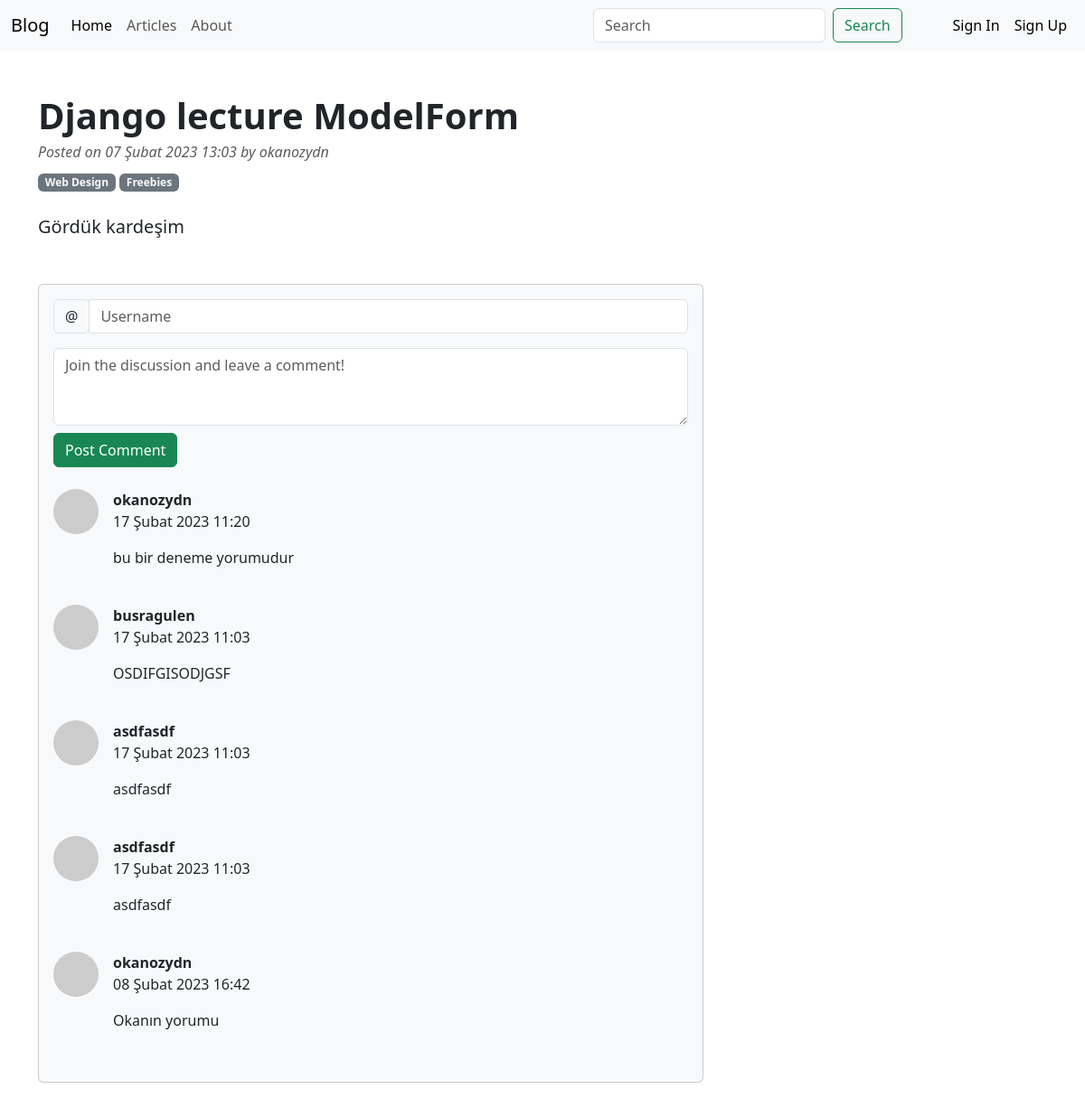
/articles/article/3, run on the app's committed database.
### article/models.py (models this page shows, shortened)
class Article(models.Model):
    author = models.ForeignKey("auth.User",on_delete= models.CASCADE,verbose_name="Author")
    title = models.CharField(max_length = 50,verbose_name="Title")
    content = RichTextField()
    created_date = models.DateTimeField(auto_now_add=True)
    articleImage = models.FileField(blank=True,null=True,verbose_name="Add Image to Article")
    class Meta:
        ordering = ['-created_date']

class Comment(models.Model):
    article = models.ForeignKey(Article,on_delete=models.CASCADE,verbose_name="Article",related_name="comments")
    commentAuthor = models.CharField(max_length=20,verbose_name="Author")
    commentContent = models.CharField(max_length=200,verbose_name="Comment")
    commentDate = models.DateTimeField(auto_now_add=True)
    class Meta:
        ordering = ['-commentDate']

### article/views.py (the view)
# urls.py: path("article/<int:id>",detailView,name="detail"),
def detailView(request,id):
    article = get_object_or_404(Article,id = id)
    comments = article.comments.all()
    context = {
        "article":article,
        "comments":comments
    }
    return render(request, "detail.html",context)

### templates/detail.html (shortened to what this page needs)
{% extends "layout.html" %}
{% block content %}
        <div class="container mt-5">
            <div class="row">
                <div class="col-lg-8">
                    <article>
                        <header class="mb-4">
                            <h1 class="fw-bolder mb-1">{{article.title}}</h1>
                            <div class="text-muted fst-italic mb-2">Posted on {{article.created_date}} by {{article.author.username}}</div>
                            <a class="badge bg-secondary text-decoration-none link-light" href="#!">Web Design</a>
                            <a class="badge bg-secondary text-decoration-none link-light" href="#!">Freebies</a>
                        </header>
                        <section class="mb-5">
                            <p class="fs-5 mb-4">{{article.content|safe}}</p>
                        </section>
                    </article>
                    <section class="mb-5">
                        <div class="card bg-light">
                            <div class="card-body">
                                <form class="mb-4" action="{% url 'comment' article.id %}" method="post">
                                    <div class="input-group mb-3">
                                        <div class="input-group-prepend">
                                          <span class="input-group-text" id="basic-addon1">@</span>
                                        </div>
                                        <input name="commentAuthor" type="text" class="form-control" placeholder="Username" aria-label="Username" aria-describedby="basic-addon1">
                                      </div>
                                    <textarea name="commentContent" class="form-control" rows="3" placeholder="Join the discussion and leave a comment!"></textarea>
                                    <button class="btn btn-success mt-2" type="submit">Post Comment</button>
                                </form>
                                {% if comments %}
                                {% for comment in comments  %}
                                    <div class="d-flex mb-4">
                                    <div class="flex-shrink-0"><img class="rounded-circle" src="https://dummyimage.com/50x50/ced4da/6c757d.jpg" alt="..." /></div>
                                    <div class="ms-3">
                                        <div class="fw-bold">{{comment.commentAuthor}}</div>
                                        <p>{{comment.commentDate}}</p>
                                        <p>{{comment.commentContent}}</p>
                                    </div>
                                </div>
                                {% endfor %}
                                {% else %}
                                    <div class="bg-warning text-center">
                                        <p>There is no comment yet.</p>
                                    </div>
                                {% endif %}
                            </div>
                        </div>
                    </section>
                </div>
            </div>
        </div>
{% endblock content %}

### data on the page
Article: title "Django lecture ModelForm", created_date "07 Şubat 2023 13:03", author.username "okanozydn", content "Gördük kardeşim"
Comment: commentAuthor "okanozydn", commentDate "17 Şubat 2023 11:20", commentContent "bu bir deneme yorumudur"
Comment: commentAuthor "busragulen", commentDate "17 Şubat 2023 11:03", commentContent "OSDIFGISODJGSF"
Comment: commentAuthor "asdfasdf", commentDate "17 Şubat 2023 11:03", commentContent "asdfasdf"
Comment: commentAuthor "asdfasdf", commentDate "17 Şubat 2023 11:03", commentContent "asdfasdf"
Comment: commentAuthor "okanozydn", commentDate "08 Şubat 2023 16:42", commentContent "Okanın yorumu"
